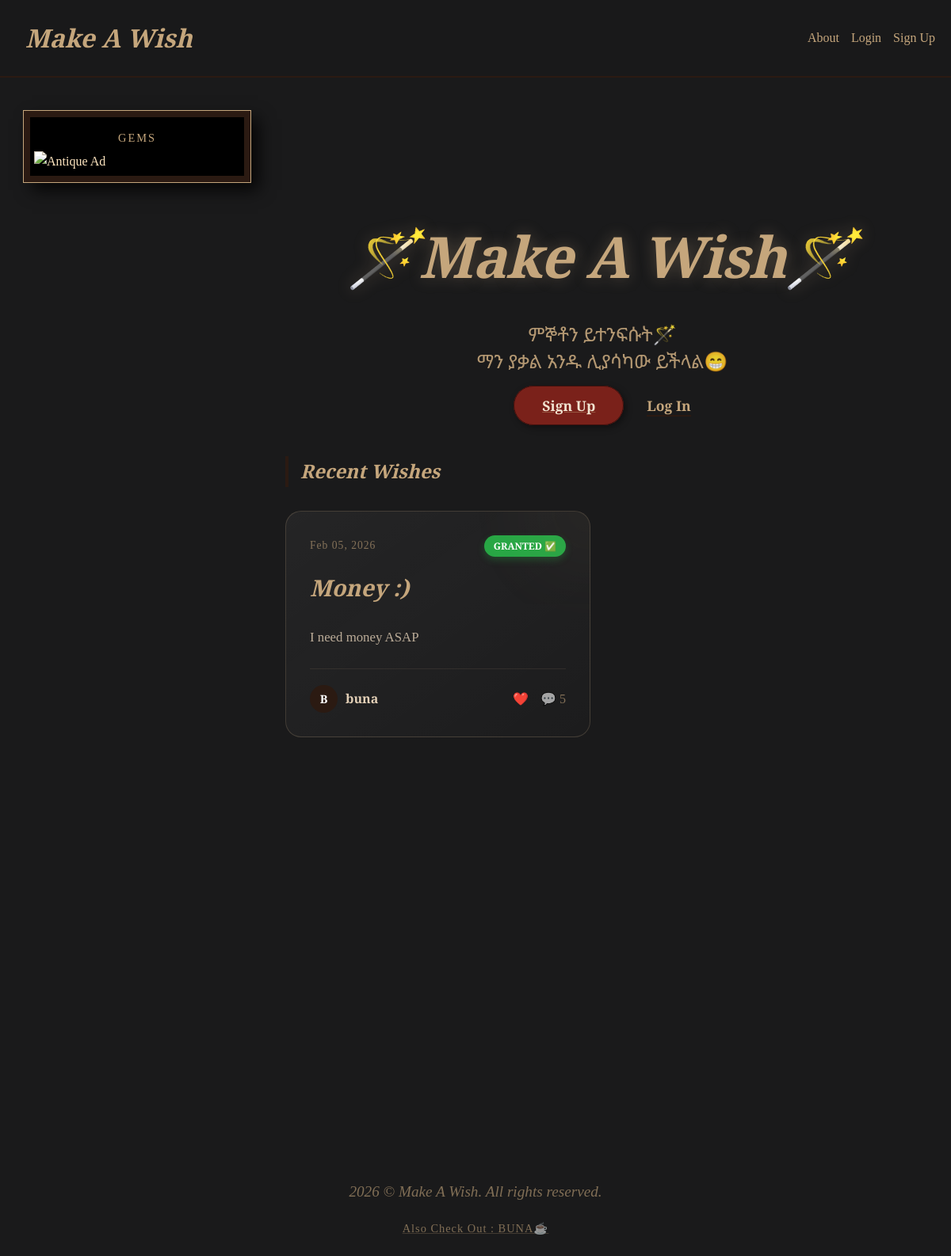
The app's page /, older data.
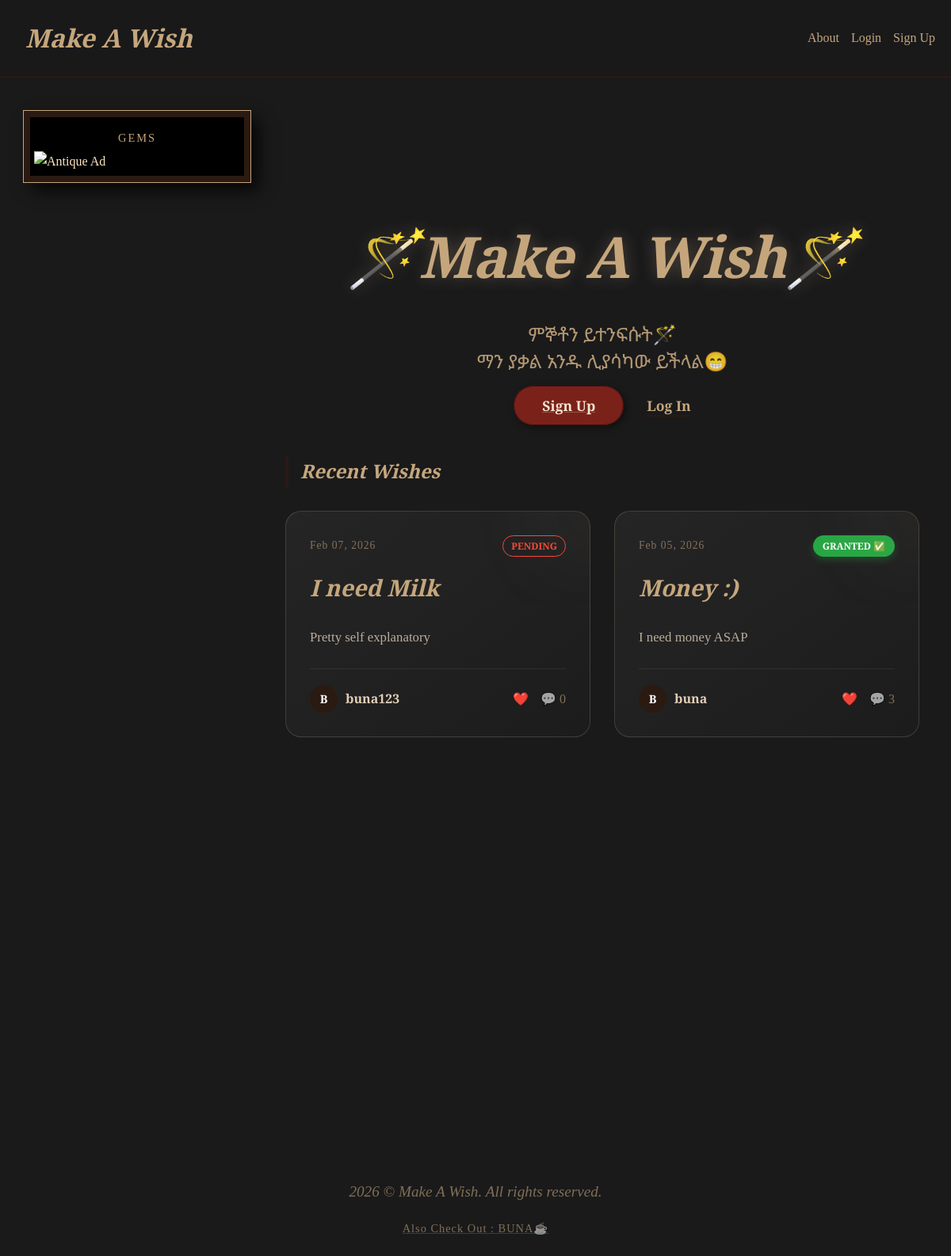
The same page, newer data.
### wishes/models.py (models this page shows, shortened)
class Wish(models.Model):
    title = models.CharField(max_length=50)
    description = models.TextField()
    created_at = models.DateTimeField(default=timezone.now)
    is_granted = models.BooleanField(default=False, verbose_name="Granted")
    phone_number = models.CharField(
        max_length=20,
        blank=True,
        null=True,
        help_text="Optional"
    )
    bank_account = models.CharField(
        max_length=50,
        blank=True,
        null=True,
        help_text="Optional"
    )
    bank_name = models.CharField(
        max_length=100,
        blank=True,
        null=True,
    )
    user = models.ForeignKey(CustomUser, on_delete=models.CASCADE, related_name='wishes')

### accounts/models.py (models this page shows, shortened)
class CustomUser(AbstractUser):
    bio = models.TextField(blank=True)
    profile_picture_url = models.URLField(
        max_length=500,
        blank=True,
        null=True,
        help_text="Optional: Paste a direct image URL (e.g. from Imgur or Google)"
    )

### wishes/views.py (the view)
# urls.py: path('', WishListView.as_view(template_name='home.html'), name='home'),
class WishListView(ListView):
    model = Wish
    template_name = 'wishes/wish_list.html'
    context_object_name = 'wishes'
    ordering = ['-created_at']           # newest first

### templates/home.html (shortened to what the changed rows need)
{% extends 'base.html' %}
{% load static %}
{% block content %}
<div style="text-align:center; margin: 0 auto 50px; padding-top: 0;">
    <h1 style="font-size:4.5rem; margin-bottom:5px; color: var(--faded-gold); text-shadow: 0 0 20px rgba(210, 180, 140, 0.3); letter-spacing: -1px;">
        🪄Make A Wish🪄
    </h1>
</div>
<div style="max-width: 1300px; margin: 0 auto; padding: 0 20px;">
    <h2 style="text-align:left; margin-bottom: 30px; font-family: 'Playfair Display', serif; color: var(--faded-gold); border-left: 4px solid var(--wood); padding-left: 15px;">
        Recent Wishes
    </h2>
    {% if wishes %}
        <div style="display: grid; grid-template-columns: repeat(auto-fill, minmax(350px, 1fr)); gap: 30px;">
            {% for wish in wishes %}
                <div class="wish-item" style="position: relative; background: linear-gradient(145deg, rgba(255,255,255,0.05) 0%, rgba(255,255,255,0.01) 100%); border: 1px solid rgba(210, 180, 140, 0.2); border-radius: 20px; padding: 30px; transition: all 0.4s cubic-bezier(0.175, 0.885, 0.32, 1.275); display: flex; flex-direction: column; overflow: hidden;">
                    <div style="position: absolute; top: -50px; right: -50px; width: 100px; height: 100px; background: var(--faded-gold); filter: blur(60px); opacity: 0.1;"></div>
                    <div style="display: flex; justify-content: space-between; align-items: center; margin-bottom: 20px;">
                        <span style="color: var(--faded-gold); font-size: 0.85rem; letter-spacing: 1px; opacity: 0.6;">
                            {{ wish.created_at|date:"M d, Y" }}
                        </span>
                        {% if wish.is_granted %}
                            <span style="background: #28a745; color: white; padding: 4px 12px; border-radius: 50px; font-size: 0.75rem; font-weight: 800; box-shadow: 0 4px 10px rgba(40, 167, 69, 0.3);">GRANTED ✅</span>
                        {% else %}
                            <span style="border: 1px solid #fb4934; color: #fb4934; padding: 3px 10px; border-radius: 50px; font-size: 0.75rem; font-weight: 800;">PENDING</span>
                        {% endif %}
                    </div>
                    <h3 style="margin: 0 0 15px 0; line-height: 1.3;">
                        <a href="{% url 'wishes:detail' wish.pk %}" style="color: var(--faded-gold); text-decoration: none; font-size: 1.8rem; font-family: 'Playfair Display', serif; display: block;">
                            {{ wish.title }}
                        </a>
                    </h3>
                    <p style="color: var(--parchment); opacity: 0.8; line-height: 1.6; font-size: 1.05rem; margin-bottom: 25px;">
                        {{ wish.description|truncatewords:20 }}
                    </p>
                    <div style="margin-top: auto; display: flex; justify-content: space-between; align-items: center; padding-top: 20px; border-top: 1px solid rgba(210, 180, 140, 0.1);">
                        <div style="display: flex; align-items: center; gap: 10px;">
                            <div style="width: 35px; height: 35px; background: var(--wood); border-radius: 50%; display: flex; align-items: center; justify-content: center; color: white; font-weight: bold; font-size: 0.9rem;">
                                {{ wish.user.username|slice:":1"|upper }}
                            </div>
                            <span style="color: var(--parchment); font-weight: bold;">{{ wish.user.username }}</span>
                        </div>
                        <div style="display: flex; gap: 15px;">
                            <span style="color: var(--faded-gold); font-weight: bold;">❤️ {{ wish.like_count }}</span>
                            <span style="color: var(--faded-gold); opacity: 0.6;">💬 {{ wish.comments.count }}</span>
                        </div>
                    </div>
                </div>
            {% endfor %}
        </div>
    {% else %}
        <div style="text-align:center; padding: 100px 0;">
            <p style="color: var(--parchment); opacity: 0.5; font-size: 1.5rem; font-style: italic;">
                The ledger is empty. Start the magic...
            </p>
        </div>
    {% endif %}
</div>
{% endblock %}

Row changes from the older to the newer data that the page shows:
added Wish: created_at "Feb 07, 2026", is_granted "PENDING", title "I need Milk", description "Pretty self explanatory", user.username "B", user.username "buna123", comments.count "0"
computed for Wish "Money :)": comments.count "5" → "3"
